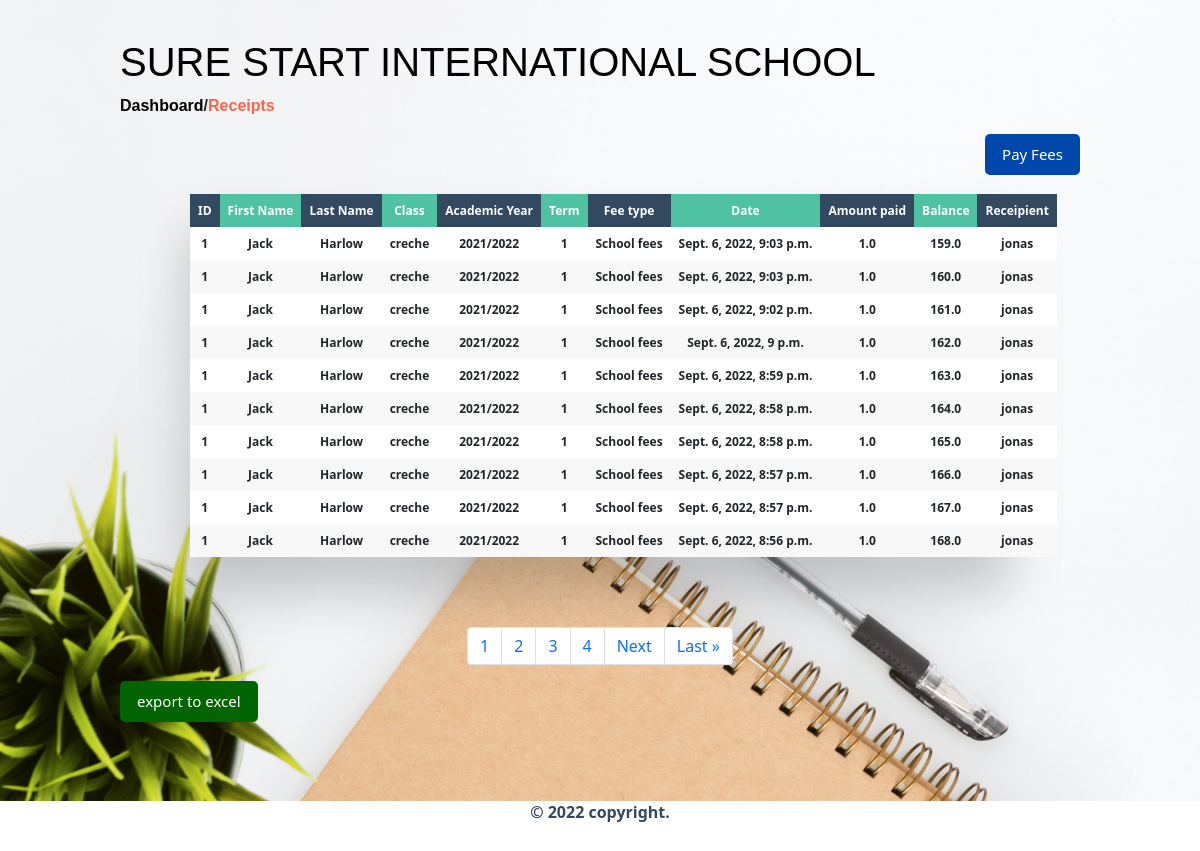
Before: /receipts/ with the older database file.
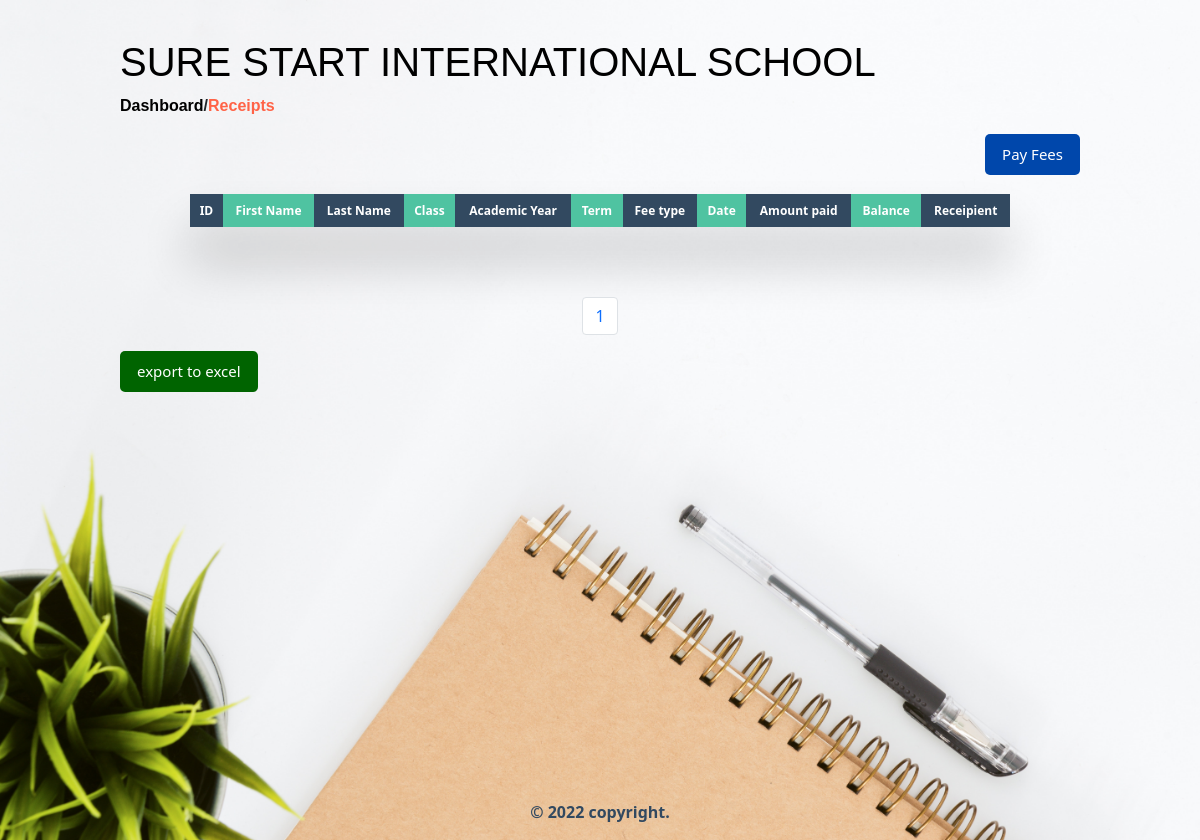
After: the same page with the newer database file.
### fees/models.py (models this page shows, shortened)
class Receipt(models.Model):
    student_id = models.CharField(max_length=255)
    first_name = models.CharField(max_length=255)
    last_name = models.CharField(max_length=255)
    student_class = models.CharField(max_length=20)
    fee_type = models.CharField(max_length=20)
    balance = models.FloatField(max_length=255)
    amount_paid = models.FloatField(max_length=255 ,default=0)
    academic_year = models.CharField(max_length=20)
    term = models.CharField(max_length=5)
    payment_date = models.DateTimeField(auto_now_add=True)
    receipient =  models.ForeignKey(get_user_model(), on_delete=models.CASCADE)
    class Meta:
        ordering = ['-payment_date']

### users/models.py (models this page shows)
class CustomUser(AbstractUser):
    is_email_verified = models.BooleanField(default=False)
    token = models.TextField(blank=True, null=True)

### fees/views.py (the view, shortened to what this page needs)
# urls.py: path('receipts/',receipts_list_and_create,name='receipts'),
def receipts_list_and_create(request):
    form = ReceiptsForm(request.POST or None)
    objects = Receipt.objects.all()
    p = Paginator(Receipt.objects.all(),10)
    page = request.GET.get('page')
    fees_list = p.get_page(page)
    nums = "a" * fees_list.paginator.num_pages
    return render(request, 'receipt_list.html', {'objects': objects,
    'fees_list':fees_list,
    'nums':nums,
    'form': form
    })

### templates/receipt_list.html (shortened to what this page needs)
{% extends 'base.html' %}
{% block content %}
<div class="dashboard-container">
    <div class="top-nav">
        <h1><a href="{% url 'dashboard' %}">SURE START INTERNATIONAL SCHOOL</a></h1>
        <p><a href="{% url 'dashboard' %}">Dashboard</a>/<a href="{% url 'receipts' %}" class="active-link">Receipts</a></p>
    </div>
    <div class="add-div">
        <a href="#" id="modal-btn"><button class="btn-primary btn-primary-wd">Pay Fees</button></a>
    </div>
    <div class="table-wrapper" id="student_table_div">
        <table class="fl-table" id="table2excel_fees">
            <thead>
                <tr>
                    <th>ID</th>
                    <th>First Name</th>
                    <th>Last Name</th>
                    <th>Class</th>
                    <th>Academic Year</th>
                    <th>Term</th>
                    <th>Fee type</th>
                    <th>Date</th>
                    <th>Amount paid</th>
                    <th>Balance</th>
                    <th>Receipient</th>
                </tr>
            </thead>
            <tbody>
                {% for fees in fees_list %}
                    <tr>
                        <th>{{ fees.student_id }}</th>
                        <th>{{ fees.first_name }}</th>
                        <th>{{ fees.last_name }}</th>
                        <th>{{ fees.student_class }}</th>
                        <th>{{ fees.academic_year }}</th>
                        <th>{{ fees.term }}</th>
                        <th>{{ fees.fee_type }}</th>
                        <th>{{ fees.payment_date }}</th>
                        <th>{{ fees.amount_paid }}</th>
                        <th>{{ fees.balance }}</th>
                        <th>{{ fees.receipient }}</th>
                    </tr>
                {% endfor %}
            </tbody>
        </table>
    </div>
    <nav aria-label="Page navigation example">
        <ul class="pagination justify-content-center">
            {% for i in nums %}
	            <li class="page-item"><a class="page-link" href="?page={{ forloop.counter }}">{{ forloop.counter }}</a></li>
            {% endfor %}
            {% if fees_list.has_next %}
            <li class="page-item"><a class="page-link" href="?page={{ fees_list.next_page_number }}">Next</a></li>
            <li class="page-item"><a class="page-link" href="?page={{ fees_list.paginator.num_pages }}">Last &raquo</a></li>
            {% endif %}
        </ul>
    </nav>
    <button id="btnExport_excel_fees" class="btn-primary btn-primary-wd info-btn-1">export to excel</button>
</div>
{% endblock content %}

Changed rows visible on the page:
removed Receipt: student_id "1", first_name "Jack", last_name "Harlow", student_class "creche", academic_year "2021/2022", term "1", fee_type "School fees", payment_date "Sept. 6, 2022, 9:03 p.m.", amount_paid "1.0", balance "159.0", receipient "jonas"
removed Receipt: student_id "1", first_name "Jack", last_name "Harlow", student_class "creche", academic_year "2021/2022", term "1", fee_type "School fees", payment_date "Sept. 6, 2022, 9:03 p.m.", amount_paid "1.0", balance "160.0", receipient "jonas"
removed Receipt: student_id "1", first_name "Jack", last_name "Harlow", student_class "creche", academic_year "2021/2022", term "1", fee_type "School fees", payment_date "Sept. 6, 2022, 9:02 p.m.", amount_paid "1.0", balance "161.0", receipient "jonas"
removed Receipt: student_id "1", first_name "Jack", last_name "Harlow", student_class "creche", academic_year "2021/2022", term "1", fee_type "School fees", payment_date "Sept. 6, 2022, 9 p.m.", amount_paid "1.0", balance "162.0", receipient "jonas"
removed Receipt: student_id "1", first_name "Jack", last_name "Harlow", student_class "creche", academic_year "2021/2022", term "1", fee_type "School fees", payment_date "Sept. 6, 2022, 8:59 p.m.", amount_paid "1.0", balance "163.0", receipient "jonas"
removed Receipt: student_id "1", first_name "Jack", last_name "Harlow", student_class "creche", academic_year "2021/2022", term "1", fee_type "School fees", payment_date "Sept. 6, 2022, 8:58 p.m.", amount_paid "1.0", balance "164.0", receipient "jonas"
removed Receipt: student_id "1", first_name "Jack", last_name "Harlow", student_class "creche", academic_year "2021/2022", term "1", fee_type "School fees", payment_date "Sept. 6, 2022, 8:58 p.m.", amount_paid "1.0", balance "165.0", receipient "jonas"
removed Receipt: student_id "1", first_name "Jack", last_name "Harlow", student_class "creche", academic_year "2021/2022", term "1", fee_type "School fees", payment_date "Sept. 6, 2022, 8:57 p.m.", amount_paid "1.0", balance "166.0", receipient "jonas"
removed Receipt: student_id "1", first_name "Jack", last_name "Harlow", student_class "creche", academic_year "2021/2022", term "1", fee_type "School fees", payment_date "Sept. 6, 2022, 8:57 p.m.", amount_paid "1.0", balance "167.0", receipient "jonas"
removed Receipt: student_id "1", first_name "Jack", last_name "Harlow", student_class "creche", academic_year "2021/2022", term "1", fee_type "School fees", payment_date "Sept. 6, 2022, 8:56 p.m.", amount_paid "1.0", balance "168.0", receipient "jonas"
Other visible differences:
list line gone: "2"
list line gone: "3"
list line gone: "4"
text no longer shown: "Next Last »"
